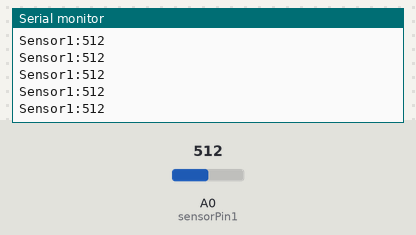
Recording of a sketch running on a simulated Arduino Uno, built with avr-gcc and run on an emulated ATmega328P. On the bench: the last lines printed to the serial monitor. The test bench sets the inputs (shaded band); at power-on: A0 (sensorPin1) = 512.

Above: at 1.2 s.
1.3 s: A0 (sensorPin1) set to 716
At 1.31 s:
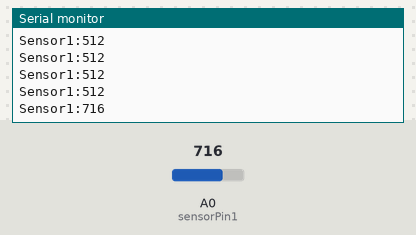
2.8 s: A0 (sensorPin1) set to 900
At 2.82 s:
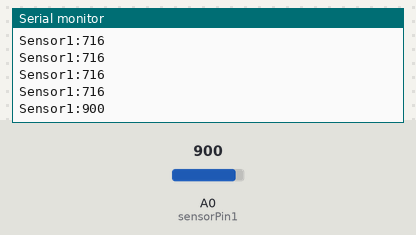
Timing chart, 0 to 5.8 s (numbered marks = the images above; inputs shaded):
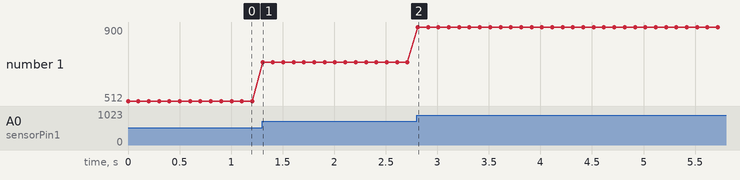

Measured:
- after the input at 1.3 s, the serial monitor: prints a new line at once (image 1)
- after the input at 2.8 s, the serial monitor: prints a new line at once (image 2)
- plotted number 1: 512 → 716 after the input at 1.3 s, 716 → 900 after the input at 2.8 s

The sketch:

optoNCDT_analog_HDK.ino
```cpp
int sensorPin1 = A0;
int sensorPin2 = A1;
int sensorPin3 = A2;

int sensorValue1 = 0;
int sensorValue2 = 0;
int sensorValue3 = 0;

void setup() {
  Serial.begin(9600);
}

void loop() {
  sensorValue1 = analogRead(sensorPin1);
  Serial.print("Sensor1:");
  Serial.println(sensorValue1);
  //Serial.print("Sensor2:");
  //Serial.println(sensorValue2);
  //Serial.print("Sensor3:");
  //Serial.println(sensorValue3);
  delay(100);

}
```
